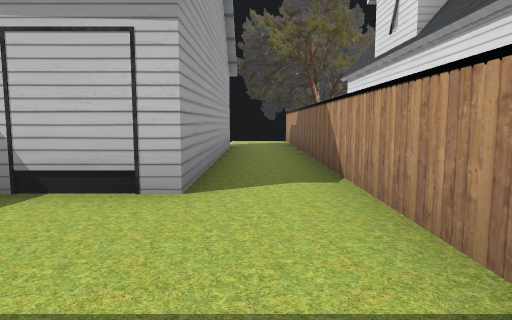
view 1 (above)

24 first-person views from a walk through a Unity game level. The camera is 1.3 m above the floor, tilts 6° down and sees 70° across. The floor is counted in squares, 2 m on a side. Each view is taken from the middle of a square. On the plan, view 1 faces up. The plan holds only what a view shows up to about 11 squares ahead; the rest is blank. The place goes on beyond the plan. The player character is not drawn. Door leaves are left out, so doorways stand open.

view 2
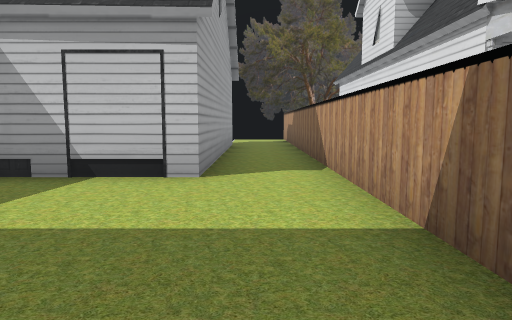

view 3
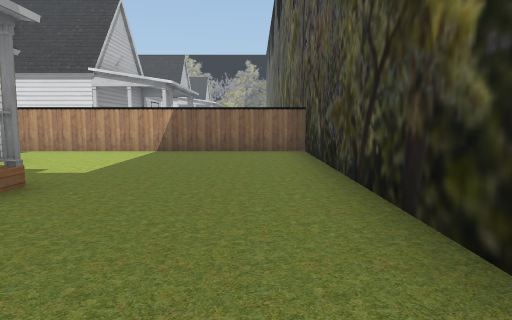

view 4
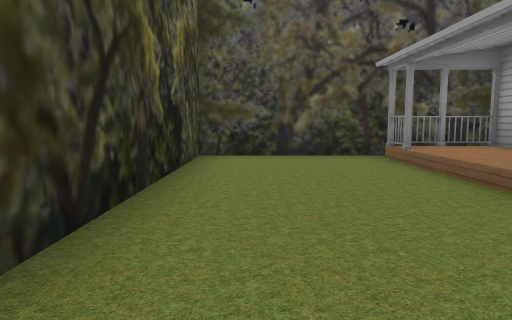

view 5
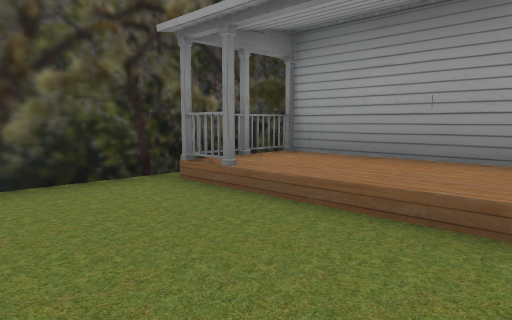

view 6
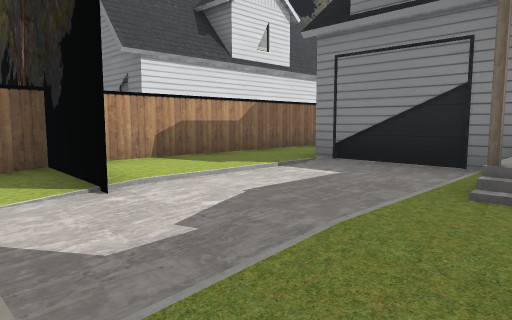

view 7
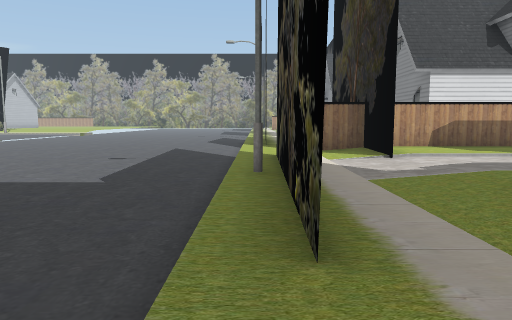

view 8
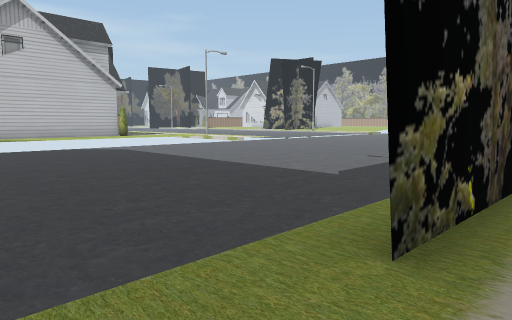

view 9
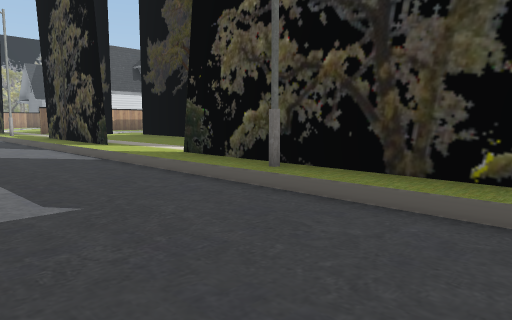

view 10
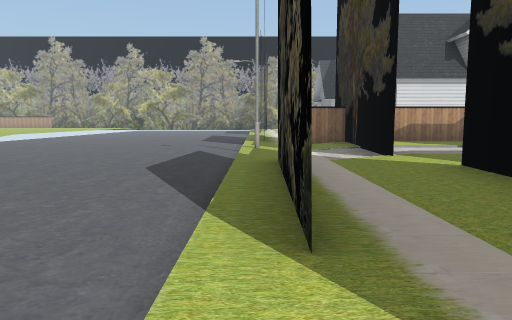

view 11
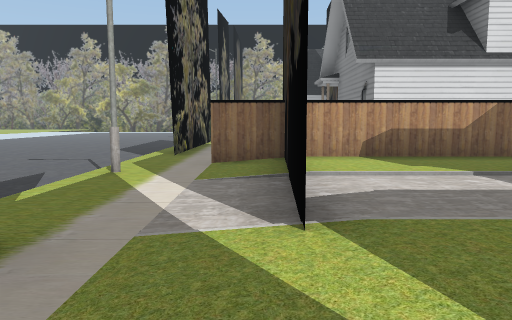

view 12
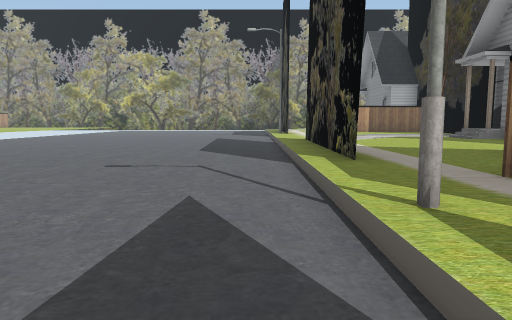

view 13
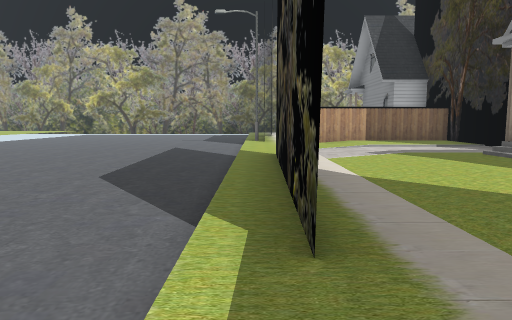

view 14
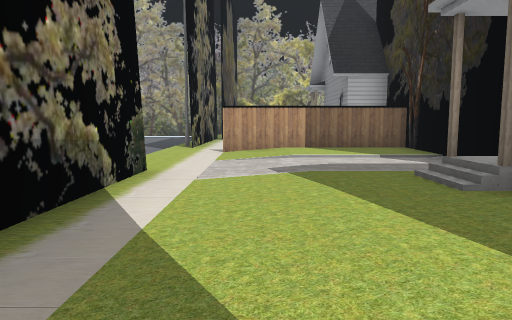

view 15
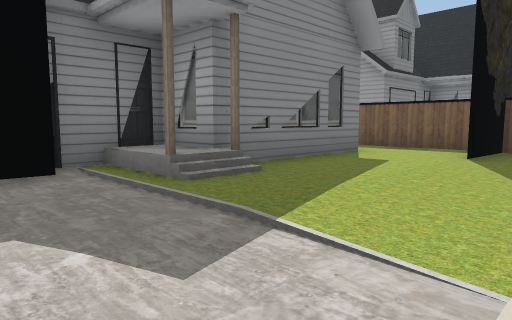

view 16
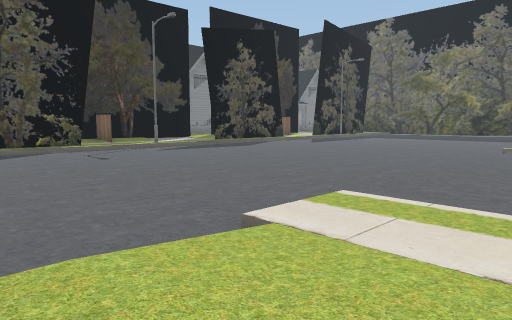

view 17
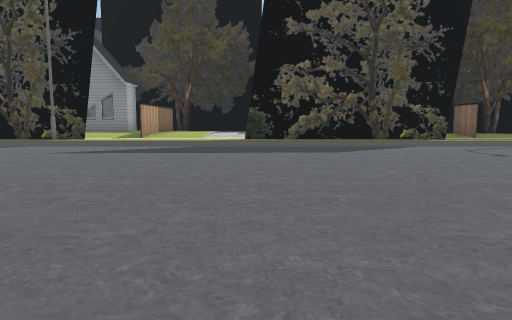

view 18
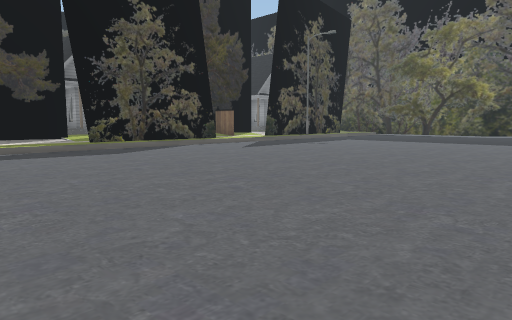

view 19
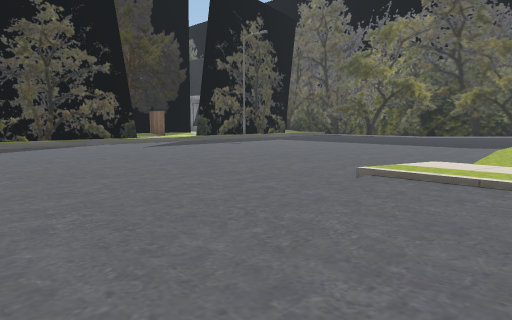

view 20
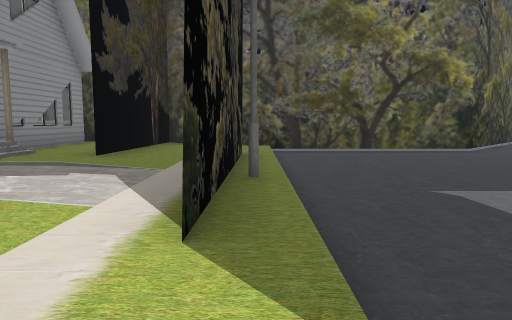

view 21
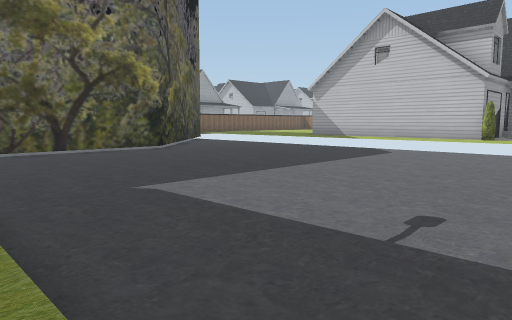

view 22
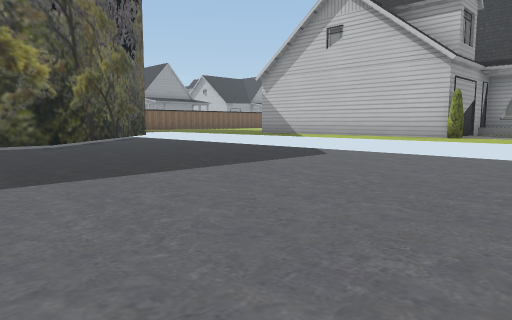

view 23
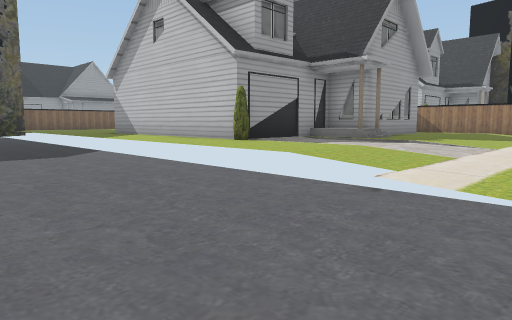

view 24
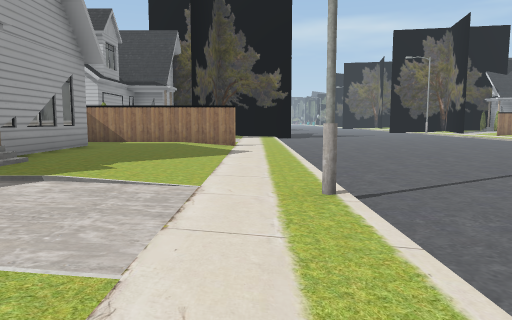

### Floor plan
Key: @ floor where view 1 was taken; # wall or solid block; . main floor; : floor 0.25 m higher than the main floor; + floor 0.5 m higher than the main floor; / step, stairs or slope; ^ raised ledge; O other object.
Columns run from 9 left of view 1 to 23 right of it. Each row starts with its distance up from view 1.
 37              :/::::::
 36         ^####:/::::::
 35          +++::/:::::
 34          #++::/:::::
 33          O++::/::::
 32          O++::/:::
 31         OO++::/:::
 30         #/++::/::
 29         O+++::#:
 28         O+++::/:
 27     ++++O+++::/::::    ::++
 26    +++++++++::/::::::::::++
 25  ............///////////////
 24  ............................
 23 ..............................
 22 #...............................
 21 .#..............................
 20 .#..............................
 19 .#..............................
 18 .#...............................
 17 .#...............................
 16 .#...............................
 15  #::OOOOOO::OOOOO::#::OOOOOO::::O
 14   :::::::::::::::::::::::::::::::
 13  OOO+++:OOOOO++++OOO#++++++::++#
 12     OO++++#  OO+++++#OO++++++++#
 11  #OOOO++++#    O/+++#++++O/++++#
 10  #OOOO++++# OOOO  ++#+#OOO/++OO#
  9       OO#+# O    OO+#    OOO   #
  8         #+# O
  7         #+# O
  6         #+# O
  5         #+# O
  4  #O     #+# O
  3  #    ++++#                     O
  2  #    ++++#                     O
  1  #+++O++++#
  0  #+++++++@#
 -1  #++++++++#
 -2  ##########

Positions as (right, up) in squares from view 1, and headings:
1: (0, 0), facing up
2: (0, -1), facing up
3: (-7, -1), facing right
4: (-1, -1), facing left
5: (-4, -1), facing up-left
6: (-4, 14), facing down-right
7: (-7, 15), facing right
8: (-7, 14), facing up-right
9: (-5, 18), facing down-right
10: (1, 15), facing right
11: (5, 13), facing right
12: (8, 16), facing right
13: (11, 15), facing right
14: (13, 13), facing right
15: (19, 14), facing down-left
16: (17, 27), facing down-left
17: (18, 25), facing down
18: (11, 25), facing down-left
19: (9, 27), facing down-left
20: (2, 15), facing left
21: (2, 15), facing up-left
22: (2, 18), facing up-left
23: (5, 22), facing up-left
24: (4, 26), facing up
